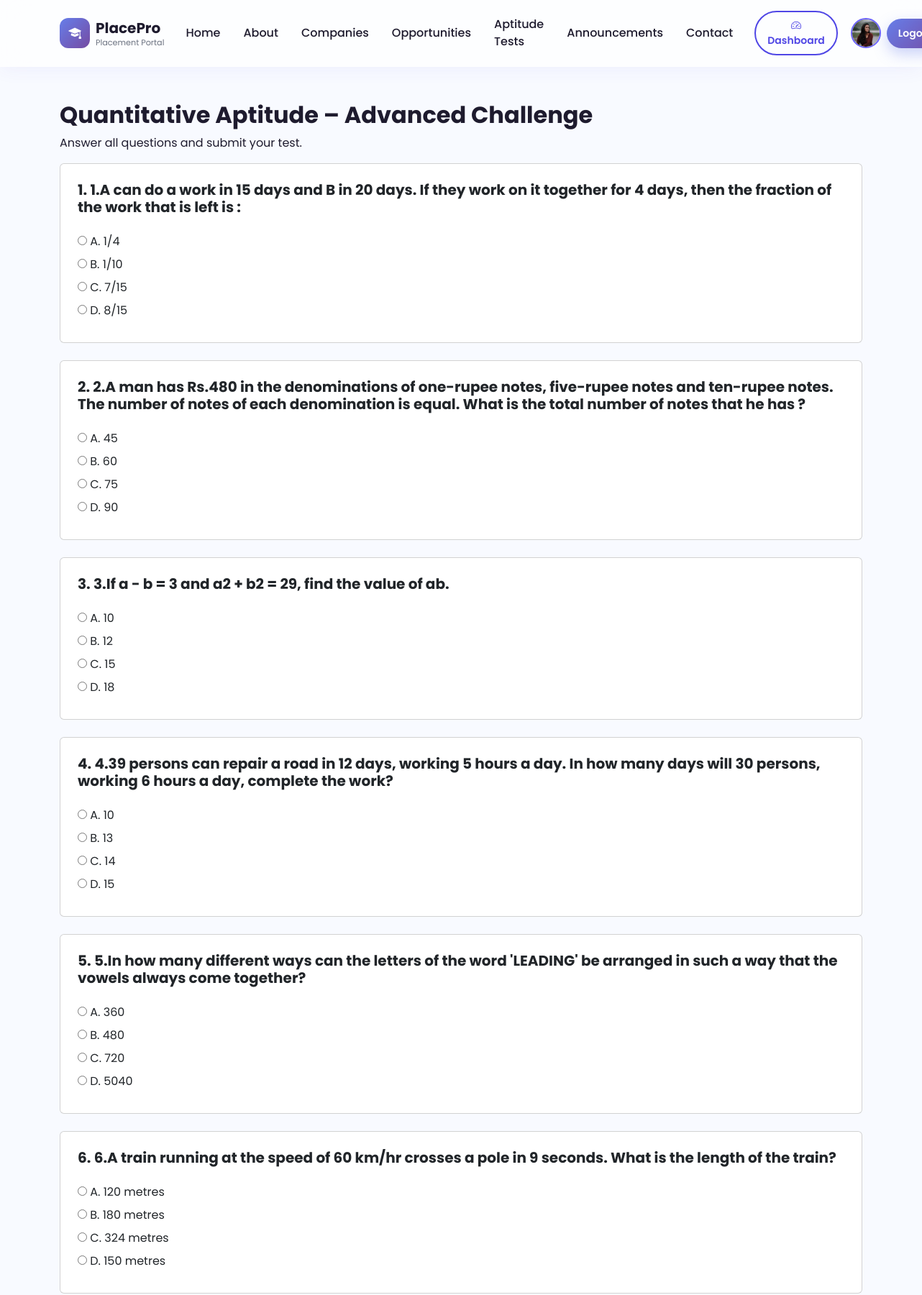
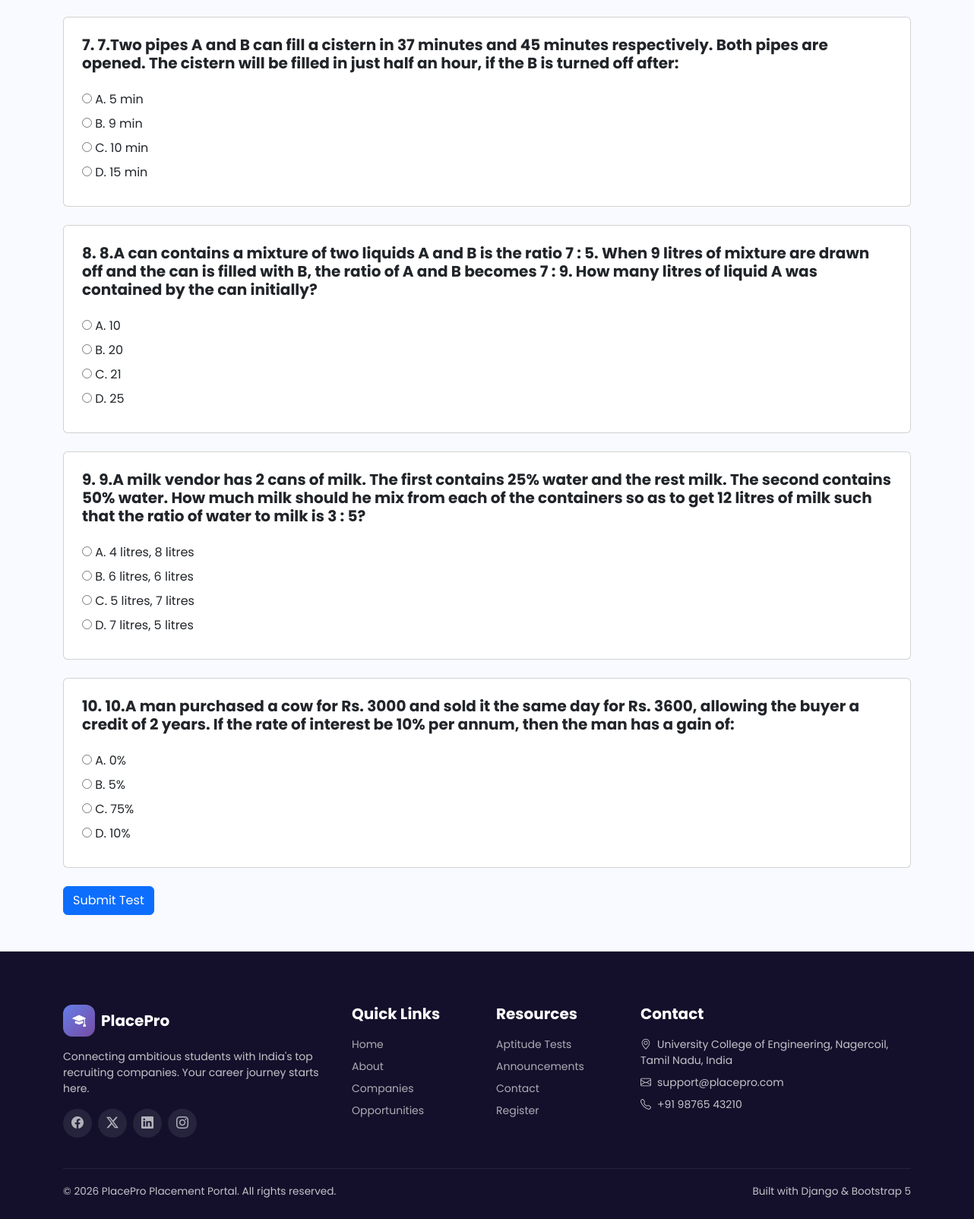
/aptitude-tests/3/ (signed in), run on the app's committed database (2 pictures, top to bottom).
### portal/models.py (models this page shows, shortened)
class Profile(models.Model):
    user = models.OneToOneField(
        User,
        on_delete=models.CASCADE,
        related_name="profile"
    )
    phone = models.CharField(max_length=15, blank=True)
    graduation_year = models.PositiveIntegerField(
        null=True, blank=True
    )
    college = models.CharField(max_length=200, blank=True)
    course = models.CharField(max_length=100, blank=True)
    resume = models.FileField(
        upload_to="resumes/", blank=True, null=True
    )
    profile_picture = models.ImageField(
        upload_to="profile_pics/", blank=True, null=True
    )

class AptitudeTest(models.Model):
    CATEGORY_CHOICES = [
        ('QUANT', 'Quantitative Aptitude'),
        ('VERBAL', 'Verbal Ability'),
        ('LOGICAL', 'Logical Reasoning'),
        ('CODING', 'Programming Basics'),
    ]
    DIFFICULTY_CHOICES = [
        ('EASY', 'Easy'),
        ('MEDIUM', 'Medium'),
        ('HARD', 'Hard'),
    ]
    title = models.CharField(max_length=150)
    category = models.CharField(max_length=20, choices=CATEGORY_CHOICES)
    difficulty = models.CharField(max_length=10, choices=DIFFICULTY_CHOICES, default='MEDIUM')
    total_questions = models.PositiveIntegerField(default=20)
    duration_minutes = models.PositiveIntegerField(default=30)
    is_active = models.BooleanField(default=True)
    created_at = models.DateTimeField(auto_now_add=True)
    class Meta:
        ordering = ['category']

class AptitudeQuestion(models.Model):
    OPTION_CHOICES = [
        ('A', 'Option A'),
        ('B', 'Option B'),
        ('C', 'Option C'),
        ('D', 'Option D'),
    ]
    test = models.ForeignKey(
        AptitudeTest,
        on_delete=models.CASCADE,
        related_name='questions'
    )
    question_text = models.TextField()
    option_a = models.CharField(max_length=255)
    option_b = models.CharField(max_length=255)
    option_c = models.CharField(max_length=255)
    option_d = models.CharField(max_length=255)
    correct_answer = models.CharField(
        max_length=1,
        choices=OPTION_CHOICES
    )

### portal/views.py (the view, shortened to what this page needs)
@login_required
def aptitude_test_detail(request, test_id):
    test = get_object_or_404(
        AptitudeTest,
        id=test_id,
        is_active=True
    )
    questions = test.questions.all()
    if not questions.exists():
        messages.warning(request, "இந்த test-ல் questions இன்னும் add செய்யவில்லை.")
        return redirect('aptitude_tests')
    return render(
        request,
        'portal/aptitude_test_detail.html',
        {'test': test, 'questions': questions}
    )

### templates/portal/aptitude_test_detail.html (shortened to what this page needs)
{% extends 'base.html' %}
{% block content %}
<div class="container py-5">
    <h2>{{ test.title }}</h2>
    <p>Answer all questions and submit your test.</p>
    <form method="post">
        {% for question in questions %}
        <div class="card p-4 mb-4">
            <h5>
                {{ forloop.counter }}. {{ question.question_text }}
            </h5>
            <div class="mt-3">
                <label class="d-block mb-2">
                    <input type="radio"
                           name="question_{{ question.id }}"
                           value="A">
                    A. {{ question.option_a }}
                </label>
                <label class="d-block mb-2">
                    <input type="radio"
                           name="question_{{ question.id }}"
                           value="B">
                    B. {{ question.option_b }}
                </label>
                <label class="d-block mb-2">
                    <input type="radio"
                           name="question_{{ question.id }}"
                           value="C">
                    C. {{ question.option_c }}
                </label>
                <label class="d-block mb-2">
                    <input type="radio"
                           name="question_{{ question.id }}"
                           value="D">
                    D. {{ question.option_d }}
                </label>
            </div>
        </div>
        {% endfor %}
        <button type="submit" class="btn btn-primary"
                onclick="return confirm('Submit your test?');">
            Submit Test
        </button>
    </form>
</div>
{% endblock %}

### templates/base.html (shortened to what this page needs)
{% load static %}
<!DOCTYPE html>
<html lang="en">
<head>
  <link href="https://cdn.jsdelivr.net/npm/bootstrap@5.3.3/dist/css/bootstrap.min.css" rel="stylesheet">
  <link rel="stylesheet" href="https://cdn.jsdelivr.net/npm/bootstrap-icons@1.11.3/font/bootstrap-icons.css">
  <link rel="stylesheet" href="{% static 'css/style.css' %}">
</head>
<body>
  <nav class="navbar navbar-expand-lg navbar-glass">
    <div class="container">
      <a class="navbar-brand d-flex align-items-center gap-2" href="{% url 'home' %}">
        <span class="navbar-brand-logo"><i class="bi bi-mortarboard-fill"></i></span>
        <span>
          <span class="brand-text d-block">PlacePro</span>
          <span class="brand-tagline">Placement Portal</span>
        </span>
      </a>
      <div class="collapse navbar-collapse" id="mainNav">
        <ul class="navbar-nav ms-auto align-items-lg-center gap-lg-1">
          <li class="nav-item"><a
              class="nav-link nav-link-custom {% if request.resolver_match.url_name == 'home' %}active{% endif %}"
              href="{% url 'home' %}">Home</a></li>
          <li class="nav-item"><a
              class="nav-link nav-link-custom {% if request.resolver_match.url_name == 'about' %}active{% endif %}"
              href="{% url 'about' %}">About</a></li>
          <li class="nav-item"><a
              class="nav-link nav-link-custom {% if request.resolver_match.url_name == 'companies' %}active{% endif %}"
              href="{% url 'companies' %}">Companies</a></li>
          <li class="nav-item"><a
              class="nav-link nav-link-custom {% if request.resolver_match.url_name == 'opportunities' %}active{% endif %}"
              href="{% url 'opportunities' %}">Opportunities</a></li>
          <li class="nav-item"><a
              class="nav-link nav-link-custom {% if request.resolver_match.url_name == 'aptitude_tests' %}active{% endif %}"
              href="{% url 'aptitude_tests' %}">Aptitude Tests</a></li>
          <li class="nav-item"><a
              class="nav-link nav-link-custom {% if request.resolver_match.url_name == 'announcements' %}active{% endif %}"
              href="{% url 'announcements' %}">Announcements</a></li>
          <li class="nav-item"><a
              class="nav-link nav-link-custom {% if request.resolver_match.url_name == 'contact' %}active{% endif %}"
              href="{% url 'contact' %}">Contact</a></li>
        </ul>
        <div class="d-flex align-items-center gap-2 mt-3 mt-lg-0 ms-lg-3">
          {% if user.is_authenticated %}
          <a href="{% url 'dashboard' %}" class="btn btn-outline-gradient btn-sm px-3">
            <i class="bi bi-speedometer2"></i> Dashboard
          </a>
          <a href="{% url 'profile' %}" class="nav-profile">
            {% if request.user.is_authenticated %}
            {% if request.user.profile.profile_picture %}
            <img src="{{ request.user.profile.profile_picture.url }}" alt="Profile" class="navbar-profile-img">
            {% else %}
            <span class="navbar-profile-placeholder">
              {{ request.user.username|slice:":1"|upper }}
            </span>
            {% endif %}
            {% endif %}
          </a>
          <a href="{% url 'logout' %}" class="btn btn-gradient btn-sm px-3">Logout</a>
          {% else %}
          <a href="{% url 'login' %}" class="btn btn-outline-gradient btn-sm px-3">Login</a>
          <a href="{% url 'register' %}" class="btn btn-gradient btn-sm px-3">Register</a>
          {% endif %}
        </div>
      </div>
    </div>
  </nav>
  {% block content %}{% endblock %}
  <footer class="footer-premium">
    <div class="container">
      <div class="row g-4">
        <div class="col-lg-4">
          <div class="d-flex align-items-center gap-2 mb-3">
            <span class="navbar-brand-logo"><i class="bi bi-mortarboard-fill"></i></span>
            <span class="fw-bold fs-5 text-white">PlacePro</span>
          </div>
          <p class="small">Connecting ambitious students with India's top recruiting companies. Your career journey
            starts here.</p>
          <div class="d-flex gap-2 mt-3">
            <a href="#" class="footer-social"><i class="bi bi-facebook"></i></a>
            <a href="#" class="footer-social"><i class="bi bi-twitter-x"></i></a>
            <a href="#" class="footer-social"><i class="bi bi-linkedin"></i></a>
            <a href="#" class="footer-social"><i class="bi bi-instagram"></i></a>
          </div>
        </div>
        <div class="col-lg-2 col-6">
          <h5>Quick Links</h5>
          <ul class="list-unstyled small d-flex flex-column gap-2">
            <li><a href="{% url 'home' %}">Home</a></li>
            <li><a href="{% url 'about' %}">About</a></li>
            <li><a href="{% url 'companies' %}">Companies</a></li>
            <li><a href="{% url 'opportunities' %}">Opportunities</a></li>
          </ul>
        </div>
        <div class="col-lg-2 col-6">
          <h5>Resources</h5>
          <ul class="list-unstyled small d-flex flex-column gap-2">
            <li><a href="{% url 'aptitude_tests' %}">Aptitude Tests</a></li>
            <li><a href="{% url 'announcements' %}">Announcements</a></li>
            <li><a href="{% url 'contact' %}">Contact</a></li>
            <li><a href="{% url 'register' %}">Register</a></li>
          </ul>
        </div>
        <div class="col-lg-4">
          <h5>Contact</h5>
          <ul class="list-unstyled small d-flex flex-column gap-2">
            <li><i class="bi bi-geo-alt me-2"></i>University College of Engineering, Nagercoil, Tamil Nadu, India</li>
            <li><i class="bi bi-envelope me-2"></i>support@placepro.com</li>
            <li><i class="bi bi-telephone me-2"></i>+91 98765 43210</li>
          </ul>
        </div>
      </div>
      <div class="footer-bottom d-flex flex-wrap justify-content-between">
        <span>© {% now "Y" %} PlacePro Placement Portal. All rights reserved.</span>
        <span>Built with Django &amp; Bootstrap 5</span>
      </div>
    </div>
  </footer>
</body>
</html>

### static/css/style.css (style rules this page uses)
:root { --primary-1: #667eea; --primary-2: #764ba2; --primary-3: #4f46e5; --primary-4: #2563eb; --bg-body: #f8faff; --card-white: #ffffff; --text-dark: #1e1b2e; --text-muted: #6b7280; --radius-lg: 24px; --radius-md: 20px; --radius-sm: 14px; --shadow-soft: 0 10px 30px rgba(79, 70, 229, 0.08); --shadow-hover: 0 20px 45px rgba(79, 70, 229, 0.18); --gradient-main: linear-gradient(135deg, var(--primary-1) 0%, var(--primary-2) 100%); --gradient-blue: linear-gradient(135deg, var(--primary-4) 0%, var(--primary-3) 100%); --transition-fast: all 0.25s ease; --transition-slow: all 0.5s cubic-bezier(0.2, 0.8, 0.2, 1); }
* { box-sizing: border-box; }
body { font-family: 'Poppins', sans-serif; background-color: var(--bg-body); color: var(--text-dark); overflow-x: hidden; scroll-behavior: smooth; }
a { text-decoration: none; }
h1, h2, h3, h4, h5, h6 { font-weight: 700; }
.navbar-glass { background: rgba(255, 255, 255, 0.7); backdrop-filter: blur(18px); -webkit-backdrop-filter: blur(18px); border-bottom: 1px solid rgba(255, 255, 255, 0.4); box-shadow: 0 4px 24px rgba(79, 70, 229, 0.06); transition: var(--transition-fast); padding: 14px 0; position: sticky; top: 0; z-index: 1000; }
.navbar-brand-logo { width: 42px; height: 42px; border-radius: 12px; background: var(--gradient-main); display: flex; align-items: center; justify-content: center; color: #fff; font-weight: 700; font-size: 1.1rem; }
.brand-text { font-weight: 700; font-size: 1.25rem; color: var(--text-dark); }
.brand-tagline { font-size: 0.7rem; color: var(--text-muted); display: block; margin-top: -3px; }
.nav-link-custom { color: var(--text-dark) !important; font-weight: 500; margin: 0 6px; position: relative; transition: var(--transition-fast); }
.nav-link-custom::after { content: ''; position: absolute; bottom: -4px; left: 0; width: 0; height: 2px; background: var(--gradient-main); transition: var(--transition-fast); }
.btn-gradient { background: var(--gradient-main); color: #fff !important; border: none; border-radius: 50px; padding: 10px 26px; font-weight: 600; transition: var(--transition-fast); box-shadow: 0 8px 20px rgba(102, 126, 234, 0.35); }
.btn-outline-gradient { border: 2px solid var(--primary-3); color: var(--primary-3); border-radius: 50px; padding: 8px 24px; font-weight: 600; background: transparent; transition: var(--transition-fast); }
.footer-premium { background: #14102b; color: rgba(255,255,255,0.75); padding: 70px 0 25px; }
.footer-premium h5 { color: #fff; margin-bottom: 18px; font-weight: 700; }
.footer-premium a { color: rgba(255,255,255,0.65); transition: var(--transition-fast); }
.footer-social { width: 38px; height: 38px; border-radius: 50%; background: rgba(255,255,255,0.08); display: flex; align-items: center; justify-content: center; color: #fff; transition: var(--transition-fast); }
.footer-bottom { border-top: 1px solid rgba(255,255,255,0.08); margin-top: 40px; padding-top: 20px; font-size: 0.85rem; }
.nav-profile { display: inline-flex; align-items: center; justify-content: center; text-decoration: none; margin-left: 10px; }
.navbar-profile-img, .navbar-profile-placeholder { width: 42px; height: 42px; border-radius: 50%; object-fit: cover; border: 2px solid #6c63ff; }

### data on the page
AptitudeTest: title "Quantitative Aptitude – Advanced Challenge"
AptitudeQuestion: question_text "1.A can do a work in 15 days and B in 20 days. If they work on it together for 4 days, then the fraction of the work that is left is :", option_a "1/4", option_b "1/10", option_c "7/15", option_d "8/15"
AptitudeQuestion: question_text "2.A man has Rs.480 in the denominations of one-rupee notes, five-rupee notes and ten-rupee notes. The number of notes of each denomination is equal. What is the total number of notes that he has ?", option_a "45", option_b "60", option_c "75", option_d "90"
AptitudeQuestion: question_text "3.If a - b = 3 and a2 + b2 = 29, find the value of ab.", option_a "10", option_b "12", option_c "15", option_d "18"
AptitudeQuestion: question_text "4.39 persons can repair a road in 12 days, working 5 hours a day. In how many days will 30 persons, working 6 hours a day, complete the work?", option_a "10", option_b "13", option_c "14", option_d "15"
AptitudeQuestion: question_text "5.In how many different ways can the letters of the word 'LEADING' be arranged in such a way that the vowels always come together?", option_a "360", option_b "480", option_c "720", option_d "5040"
AptitudeQuestion: question_text "6.A train running at the speed of 60 km/hr crosses a pole in 9 seconds. What is the length of the train?", option_a "120 metres", option_b "180 metres", option_c "324 metres", option_d "150 metres"
AptitudeQuestion: question_text "7.Two pipes A and B can fill a cistern in 37 minutes and 45 minutes respectively. Both pipes are opened. The cistern will be filled in just half an hour, if the B is turned off after:", option_a "5 min", option_b "9 min", option_c "10 min", option_d "15 min"
AptitudeQuestion: question_text "8.A can contains a mixture of two liquids A and B is the ratio 7 : 5. When 9 litres of mixture are drawn off and the can is filled with B, the ratio of A and B becomes 7 : 9. How many litres of liquid A was contained by the can initially?", option_a "10", option_b "20", option_c "21", option_d "25"
AptitudeQuestion: question_text "9.A milk vendor has 2 cans of milk. The first contains 25% water and the rest milk. The second contains 50% water. How much milk should he mix from each of the containers so as to get 12 litres of milk such that the ratio of water to milk is 3 : 5?", option_a "4 litres, 8 litres", option_b "6 litres, 6 litres", option_c "5 litres, 7 litres", option_d "7 litres, 5 litres"
AptitudeQuestion: question_text "10.A man purchased a cow for Rs. 3000 and sold it the same day for Rs. 3600, allowing the buyer a credit of 2 years. If the rate of interest be 10% per annum, then the man has a gain of:", option_a "0%", option_b "5%", option_c "75%", option_d "10%"
